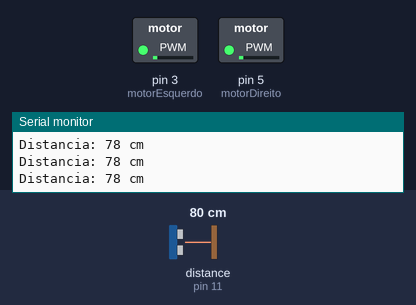
The sketch below on a simulated Arduino Uno, built with avr-gcc and run on an emulated ATmega328P. Shown: switched loads named in the sketch (green lamp = pin HIGH), the last lines printed to the serial monitor. Wiring (inferred from the names in the program): ultrasonic range finder: trigger pin 10; echo pin 11. The inputs (shaded band) are chosen by the test bench; at power-on: distance to the obstacle (sensor on pin 11) 80 cm. The echo pulse lasts 58.3 µs per cm; pins used as bus, display or sensor lines are not drawn.

Above: at 1.2 s.
1.3 s: distance to the obstacle (sensor on pin 11) set to 10 cm
2.8 s: distance to the obstacle (sensor on pin 11) set to 7 cm
At 3.5 s:
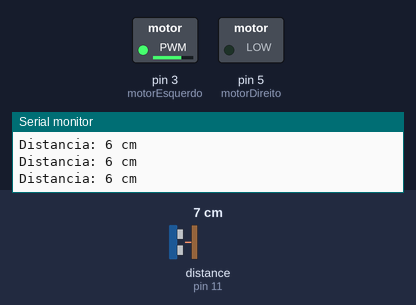
4.3 s: distance to the obstacle (sensor on pin 11) set to 9 cm
At 5.2 s:
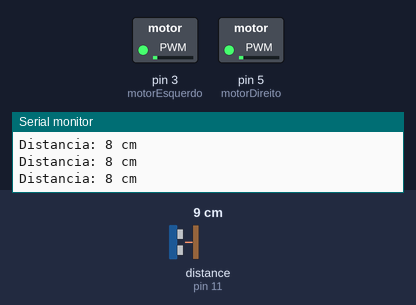
5.8 s: distance to the obstacle (sensor on pin 11) set to 2 cm
At 7.0 s:
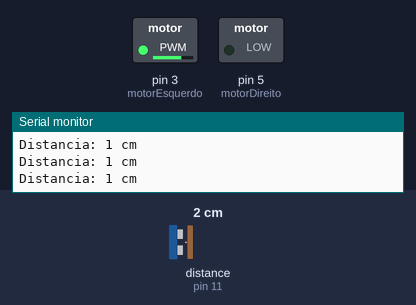
Timing chart, 0 to 8.3 s (numbered marks = the images above; inputs shaded):
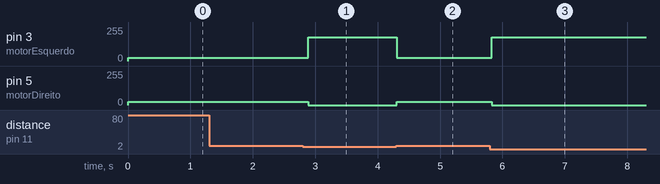

The sketch:

testemotores.ino
```cpp
// 📡 PINOS DO SENSOR ULTRASSÔNICO
#define trigPin 10
#define echoPin 11
#define sensor_vcc 8
#define sensor_gnd 9

// 🚗 PINOS DOS MOTORES
#define motorEsquerdo 3
#define motorDireito 5
// estamos com os motores invertidos

long duracao;
int distancia;

void setup() {
  pinMode(trigPin, OUTPUT);
  pinMode(echoPin, INPUT);
  pinMode(motorEsquerdo, OUTPUT);
  pinMode(motorDireito, OUTPUT);

  Serial.begin(9600);
}

void loop() {
  // ---- Leitura do sensor ultrassônico ----
  digitalWrite(trigPin, LOW);
  delayMicroseconds(2);
  digitalWrite(trigPin, HIGH);
  delayMicroseconds(10);
  digitalWrite(trigPin, LOW);

  duracao = pulseIn(echoPin, HIGH);
  distancia = duracao * 0.034 / 2; // cálculo em cm

  Serial.print("Distancia: ");
  Serial.print(distancia);
  Serial.println(" cm");

  // ---- Lógica dos motores ----
  if (distancia < 8) {
    // Obstáculo muito próximo → virar à esquerda (motor esquerdo fraco, direito forte)
    analogWrite(motorEsquerdo, 179);  // 30% (invertido → 255-76=179)
    analogWrite(motorDireito, 0);     // 90% potência
  } else {
    // Sem obstáculo perto → segue em frente
    analogWrite(motorEsquerdo, 26);   // 90% (255-229=26)
    analogWrite(motorDireito, 26);    // 90% (mesmo valor para os dois)
  }

  delay(100); // pequeno atraso pra estabilizar leitura
}
```

Measured:
- the behaviour switches between 9 and 8 cm on distance to the obstacle (sensor on pin 11) (found by bisection; images 0 and 1)
- after the input at 2.8 s, pin 3 (motorEsquerdo): 26/255 → 179/255 after 0.09 s; pin 5 (motorDireito): 26/255 → 0/255 after 0.09 s
- after the input at 4.3 s, pin 3 (motorEsquerdo): 179/255 → 26/255 at once; pin 5 (motorDireito): 0/255 → 26/255 at once
- after the input at 5.8 s, pin 3 (motorEsquerdo): 26/255 → 179/255 at once; pin 5 (motorDireito): 26/255 → 0/255 at once
